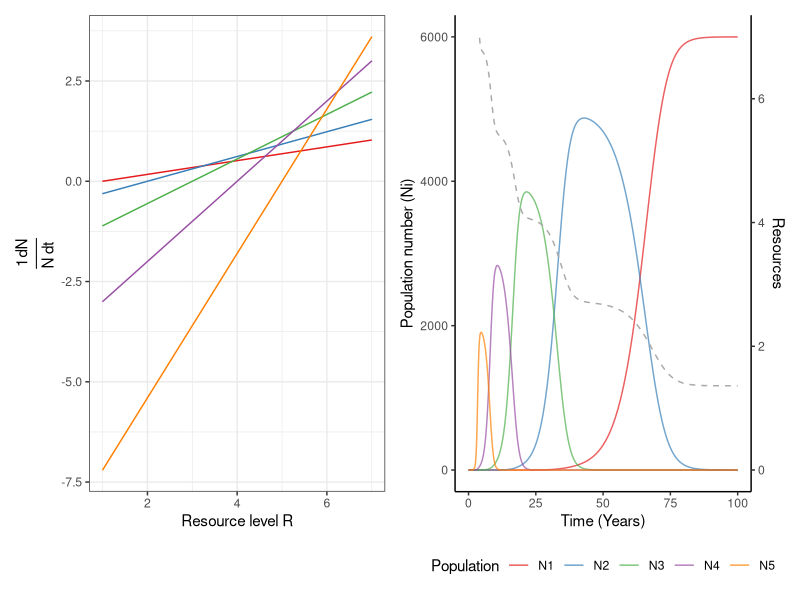
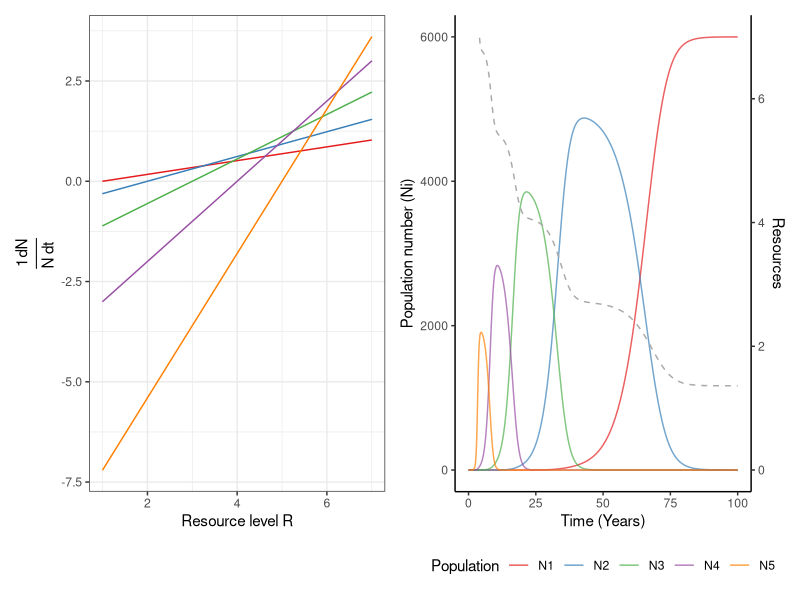

Here is the R script that generated these plots, in order:
## ---- chunk 1
knitr::opts_chunk$set(echo = TRUE)
library(deSolve)
library(tidyr)
library(magrittr)
library(ggplot2)
library(dplyr)
library(patchwork)
## ---- chunk 2
# Initial population number for each species
pop <- c(N1 = 0.000001, 
              N2 = 0.000010,
              N3 = 0.000100,
              N4 = 0.001000,
              N5 = 0.01000)
## ---- chunk 3
params <- c(Rmax = 7,
            R1star = 1,
            R2star = 2,
            R3star = 3,
            R4star = 4,
            R5star = 5,
            m1 = 0.171468,
            m2 = 0.308642,
            m3 = 0.555556,
            m4 = 1,
            m5 = 1.8,
            u1 = 0.001,
            u2 = 0.001,
            u3 = 0.001,
            u4 = 0.001,
            u5 = 0.001)
## ---- chunk 4
t <- seq(0,100, by = (1/10)) # advance a small time step
## ---- chunk 5
simulate_succession <- function(t, pop, params) {
  with(as.list(c(pop, params)), {
    R = Rmax - (u1*N1) - (u2*N2) - (u3*N3) - (u4*N4) - (u5*N5) # compute remaining resources
    
    dN1 = m1 * (R - R1star) * N1 # estimate the change in the population of each species
    
    dN2 = m2 * (R - R2star) * N2
    
    dN3 = m3 * (R - R3star) * N3
    
    dN4 = m4 * (R - R4star) * N4
    
    dN5 = m5 * (R - R5star) * N5
    
   # cat("Time = ", t, "R = ", R, "\n")
    return(list(c(dN1, dN2, dN3, dN4, dN5), # population number
                R = R, 
                pcg1 = dN1/N1,  # percapita growth rate
                pcg2 = dN2/N2,
                pcg3 = dN3/N3,
                pcg4 = dN4/N4,
                pcg5 = dN5/N5))
  
  })
}

## ---- chunk 6
succession_solution <-
  ode(
    y = pop,
    times = t,
    func = simulate_succession,
    parms = params,
    method = "rk4") %>% 
  as.data.frame()

## ---- chunk 7

# select per-capita growth rate
sucession_solution_long_percapita <- succession_solution %>%
  select(R, pcg1, pcg2, pcg3, pcg4, pcg5) %>%
  gather("pop", "rate",-R)

# create a 'percapita growth rate vs resource level' plot
pcgrowth_vs_resource <-
  ggplot(sucession_solution_long_percapita,
         aes(x = R, y = rate, color = pop)) +
  geom_line(show.legend = F) + theme_bw() +
  scale_color_brewer(palette = "Set1") +
  labs(y = expression(frac(1, N) * frac(dN, dt)), 
       x = "Resource level R")
## ---- chunk 8
# Number of population across time
sucession_solution_long <- succession_solution %>%
  select(!c(pcg1, pcg2, pcg3, pcg4, pcg5)) %>%
  gather("pop", "number",-time)

succession_plot <- sucession_solution_long %>%
  dplyr::filter(pop != "R") %>%
  ggplot(aes(x = time, y = number, color = pop)) +
  geom_line(alpha = 0.7) +
  scale_color_brewer(palette = "Set1", name = "Population")

succession_plot_resource <- succession_plot +
  geom_line(
    data = sucession_solution_long %>% dplyr::filter(pop == "R") ,
    aes(x = time, y = number * 7000 / 6),
    color = "darkgrey",
    linetype = "dashed") +
  scale_y_continuous(limits = c(0, 6000),
                     sec.axis = sec_axis( ~ . * 7 / 6000,
                                          name = "Resources")) +
  labs(x = "Time (Years)", y = "Population number (Ni)") +
  theme_classic()+ theme(legend.position="bottom")
  
## ---- chunk 9
pcgrowth_vs_resource + succession_plot_resource
ggsave(
  "figures/fig1.png",
  width = 10,
  height = 5,
  units = "in"
)
